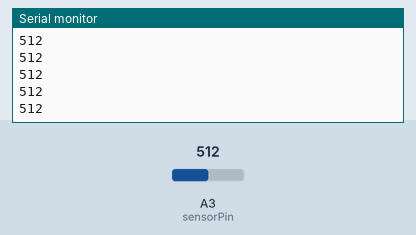
Simulated run of this sketch. Board: Arduino Uno, built with avr-gcc and run on an emulated ATmega328P. On the bench: the last lines printed to the serial monitor. Inputs (shaded band) come from the test bench; at power-on: A3 (sensorPin) = 512.

Above: at 1.2 s.
1.3 s: A3 (sensorPin) set to 716
At 2.2 s:
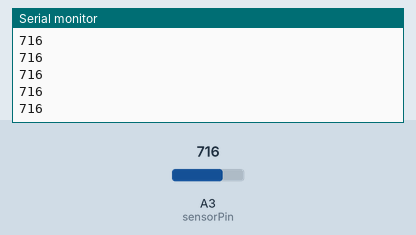
2.8 s: A3 (sensorPin) set to 900
At 3.9 s:
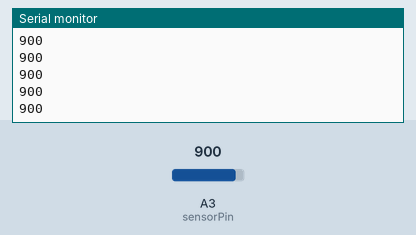
Timing chart, 0 to 5.8 s (numbered marks = the images above; inputs shaded):
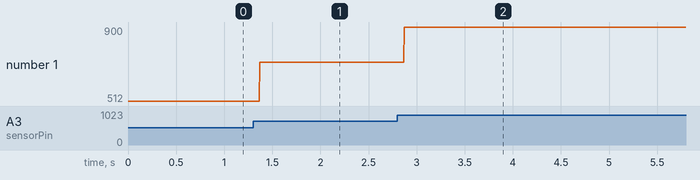

Measured:
- after the input at 1.3 s, the serial monitor: prints a new line after 0.07 s (image 1)
- after the input at 2.8 s, the serial monitor: prints a new line after 0.07 s (image 2)
- plotted number 1: 512 → 716 after the input at 1.3 s, 716 → 900 after the input at 2.8 s

The sketch:

Project_36.1.ino
```cpp
int sensorPin = A3; // 传感器的引脚为A3

void setup()
{
  Serial.begin(9600);//设置波特率为9600
}

void loop()
{
  int value = analogRead(A3); //读取模拟值
  Serial.println(value);//打印出来
}
```
